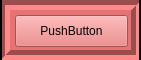
     <widget class="QFrame" name="frame_5_0">
      <property name="geometry">
       <rect>
        <x>165</x>
        <y>498</y>
        <width>141</width>
        <height>60</height>
       </rect>
      </property>
      <property name="styleSheet">
       <string notr="true">background-color: #E57373</string>
      </property>
      <property name="frameShape">
       <enum>QFrame::Box</enum>
      </property>
      <property name="frameShadow">
       <enum>QFrame::Sunken</enum>
      </property>
      <property name="lineWidth">
       <number>5</number>
      </property>
      <widget class="QPushButton" name="pushButton_5_0">
       <property name="geometry">
        <rect>
         <x>15</x>
         <y>15</y>
         <width>113</width>
         <height>32</height>
        </rect>
       </property>
       <property name="text">
        <string>PushButton</string>
       </property>
      </widget>
      <widget class="Line" name="line_89">
       <property name="geometry">
        <rect>
         <x>139</x>
         <y>0</y>
         <width>2</width>
         <height>64</height>
        </rect>
       </property>
       <property name="styleSheet">
        <string notr="true">background-color: black</string>
       </property>
       <property name="orientation">
        <enum>Qt::Vertical</enum>
       </property>
      </widget>
      <widget class="Line" name="line_90">
       <property name="geometry">
        <rect>
         <x>0</x>
         <y>0</y>
         <width>2</width>
         <height>64</height>
        </rect>
       </property>
       <property name="styleSheet">
        <string notr="true">background-color: black</string>
       </property>
       <property name="orientation">
        <enum>Qt::Vertical</enum>
       </property>
      </widget>
     </widget>
